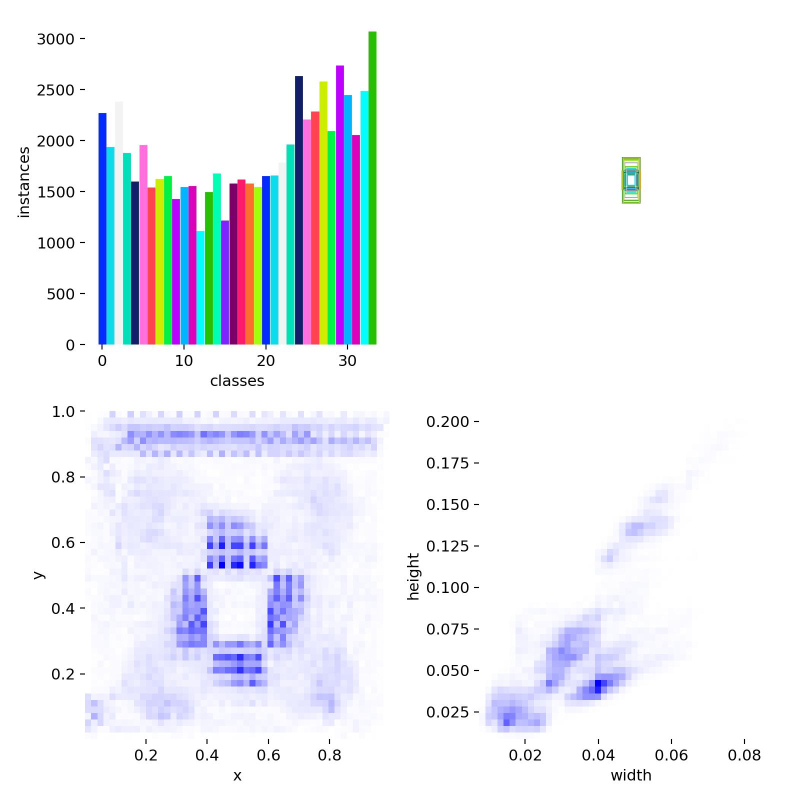
#> input picture runs/detect/majsoul_bgswap/labels.jpg, 1600 x 1600 px, given as the content of the folder E:/project/majsoul_yolo/majsoul.v4i.yolov8/train/images, which was not available (shown at 1/2 size)
$ python augment_data.py
#> lines starting #> are read from the running program, lines starting #| are printed output that depends on the picture; pictures that were not available may be replaced by others from this repository, and a replacement may not be noted
"""
augment_data.py
Expand 42 training images to ~480 via offline data augmentation.

Steps:
  1. Copy original train split to dataset_augmented/train/ and fix polygon labels
  2. Generate 9 augmented variants per original image
  3. Generate 60 mosaic images (4-image composites)

Usage:
  python augment_data.py

Output: E:/project/majsoul_yolo/dataset_augmented/
"""

import os
import cv2
import numpy as np
import random
import shutil
from pathlib import Path

# ─── Paths ────────────────────────────────────────────────────────────────────
PROJECT_ROOT = Path("E:/project/majsoul_yolo")
SRC_TRAIN    = PROJECT_ROOT / "majsoul.v4i.yolov8/train"
DST_ROOT     = PROJECT_ROOT / "dataset_augmented"
RANDOM_SEED  = 42
AUG_PER_IMG  = 9   # augmented variants per original image
MOSAIC_COUNT = 60  # total mosaic images to generate

CLASS_NAMES = [
    '1m','1p','1s','2m','2p','2s','3m','3p','3s',
    '4m','4p','4s','5m','5p','5s','6m','6p','6s',
    '7m','7p','7s','8m','8p','8s','9m','9p','9s',
    'east','green','north','red','south','west','white'
]

# ─── Label utilities ──────────────────────────────────────────────────────────

# [35 lines left out: functions poly_to_bbox_line, load_labels, not called in this run]


def save_labels(labels: np.ndarray, label_path: Path):
    """Save labels array to YOLO txt format."""
    with open(label_path, 'w') as f:
        for row in labels:
            cls = int(row[0])
            f.write(f"{cls} {row[1]:.6f} {row[2]:.6f} {row[3]:.6f} {row[4]:.6f}\n")


# ─── Bounding box transforms ──────────────────────────────────────────────────

# [12 lines left out: function clip_bboxes, not called in this run]


def rotate_image_bboxes(img, bboxes, angle_deg):
    """Rotate image and transform bboxes. Returns (img, bboxes)."""
    H, W = img.shape[:2]
    cx, cy = W / 2, H / 2
    M = cv2.getRotationMatrix2D((cx, cy), angle_deg, 1.0)
    rotated = cv2.warpAffine(img, M, (W, H),
                             borderMode=cv2.BORDER_CONSTANT,
                             borderValue=128)
    if len(bboxes) == 0:
        return rotated, bboxes

    new_bboxes = []
    for row in bboxes:
        cls, bcx, bcy, bw, bh = row
        # 4 corners in pixel space
        x1 = (bcx - bw / 2) * W
        y1 = (bcy - bh / 2) * H
        x2 = (bcx + bw / 2) * W
        y2 = (bcy + bh / 2) * H
        corners = np.array([[x1, y1], [x2, y1], [x2, y2], [x1, y2]], dtype=np.float32)
        # Apply rotation to corners
        ones = np.ones((4, 1))
        corners_h = np.hstack([corners, ones])
        rotated_corners = (M @ corners_h.T).T  # shape (4,2)
        rx_min, rx_max = rotated_corners[:, 0].min(), rotated_corners[:, 0].max()
        ry_min, ry_max = rotated_corners[:, 1].min(), rotated_corners[:, 1].max()
        new_cx = (rx_min + rx_max) / 2 / W
        new_cy = (ry_min + ry_max) / 2 / H
        new_w  = (rx_max - rx_min) / W
        new_h  = (ry_max - ry_min) / H
        new_bboxes.append([cls, new_cx, new_cy, new_w, new_h])

    new_bboxes = np.array(new_bboxes, dtype=np.float32)
    return rotated, clip_bboxes(new_bboxes)


def random_crop_image_bboxes(img, bboxes, crop_ratio):
    """Randomly crop image to (crop_ratio * original) and resize back to 640."""
    H, W = img.shape[:2]
    crop_h = int(H * crop_ratio)
    crop_w = int(W * crop_ratio)
    x_start = random.randint(0, W - crop_w)
    y_start = random.randint(0, H - crop_h)
    cropped = img[y_start:y_start+crop_h, x_start:x_start+crop_w]
    resized = cv2.resize(cropped, (W, H))

    if len(bboxes) == 0:
        return resized, bboxes

    # Normalized crop boundaries
    x1n = x_start / W
    y1n = y_start / H
    new_bboxes = []
    for row in bboxes:
        cls, bcx, bcy, bw, bh = row
        # Transform to crop-relative coords
        new_cx = (bcx - x1n) / crop_ratio
        new_cy = (bcy - y1n) / crop_ratio
        new_w  = bw / crop_ratio
        new_h  = bh / crop_ratio
        # Keep only if center is inside crop
        if 0 < new_cx < 1 and 0 < new_cy < 1:
            new_bboxes.append([cls, new_cx, new_cy, new_w, new_h])

    if not new_bboxes:
        return resized, np.zeros((0, 5), dtype=np.float32)
    return resized, clip_bboxes(np.array(new_bboxes, dtype=np.float32))


def zoom_image_bboxes(img, bboxes, scale):
    """Zoom in (scale>1) or out (scale<1) keeping center. Resize back to 640."""
    H, W = img.shape[:2]
    if scale > 1.0:
        # Zoom in: crop center region then resize up
        crop_w = int(W / scale)
        crop_h = int(H / scale)
        x_start = (W - crop_w) // 2
        y_start = (H - crop_h) // 2
        cropped = img[y_start:y_start+crop_h, x_start:x_start+crop_w]
        result = cv2.resize(cropped, (W, H))
        x1n = x_start / W
        y1n = y_start / H
        crop_ratio_w = crop_w / W
        crop_ratio_h = crop_h / H
    else:
        # Zoom out: shrink image and pad with gray
        new_w = int(W * scale)
        new_h = int(H * scale)
        small = cv2.resize(img, (new_w, new_h))
        result = np.full((H, W, img.shape[2] if img.ndim == 3 else 1), 128, dtype=np.uint8)
        if img.ndim == 3:
            result = np.full((H, W, img.shape[2]), 128, dtype=np.uint8)
        x_start = (W - new_w) // 2
        y_start = (H - new_h) // 2
        result[y_start:y_start+new_h, x_start:x_start+new_w] = small
        # Bbox transform: shrink and shift
        if len(bboxes) == 0:
            return result, bboxes
        new_bboxes = bboxes.copy()
        new_bboxes[:, 1] = bboxes[:, 1] * scale + x_start / W
        new_bboxes[:, 2] = bboxes[:, 2] * scale + y_start / H
        new_bboxes[:, 3] = bboxes[:, 3] * scale
        new_bboxes[:, 4] = bboxes[:, 4] * scale
        return result, clip_bboxes(new_bboxes)

    if len(bboxes) == 0:
        return result, bboxes
    new_bboxes = []
    for row in bboxes:
        cls, bcx, bcy, bw, bh = row
        new_cx = (bcx - x1n) / crop_ratio_w
        new_cy = (bcy - y1n) / crop_ratio_h
        new_w_  = bw / crop_ratio_w
        new_h_  = bh / crop_ratio_h
        if 0 < new_cx < 1 and 0 < new_cy < 1:
            new_bboxes.append([cls, new_cx, new_cy, new_w_, new_h_])
    if not new_bboxes:
        return result, np.zeros((0, 5), dtype=np.float32)
    return result, clip_bboxes(np.array(new_bboxes, dtype=np.float32))


# ─── Pixel-level augmentations ────────────────────────────────────────────────

def aug_brightness_contrast(img, alpha, beta):
    return np.clip(img.astype(np.float32) * alpha + beta, 0, 255).astype(np.uint8)


def aug_gaussian_blur(img, ksize=3, sigma=1.0):
    ksize = ksize if ksize % 2 == 1 else ksize + 1
    return cv2.GaussianBlur(img, (ksize, ksize), sigma)


def aug_gaussian_noise(img, std=8.0):
    noise = np.random.normal(0, std, img.shape).astype(np.int16)
    return np.clip(img.astype(np.int16) + noise, 0, 255).astype(np.uint8)


def aug_jpeg_compression(img, quality=75):
    _, buf = cv2.imencode('.jpg', img, [cv2.IMWRITE_JPEG_QUALITY, quality])
    return cv2.imdecode(buf, cv2.IMREAD_UNCHANGED)


def aug_sharpen(img):
    kernel = np.array([[-1, -1, -1],
                       [-1,  9, -1],
                       [-1, -1, -1]], dtype=np.float32)
    return np.clip(cv2.filter2D(img, -1, kernel), 0, 255).astype(np.uint8)


# ─── Mosaic ───────────────────────────────────────────────────────────────────

def make_mosaic(images, labels_list, out_size=640):
    """
    Combine 4 random images into a single mosaic.
    Returns (mosaic_image, mosaic_labels).
    """
    H = W = out_size
    # Random cut point (35%-65% range)
    cut_x = random.randint(int(W * 0.35), int(W * 0.65))
    cut_y = random.randint(int(H * 0.35), int(H * 0.65))

    # Quadrant sizes: TL, TR, BL, BR
    quads = [
        (0,      0,      cut_x,   cut_y),   # TL: x from 0..cut_x, y from 0..cut_y
        (cut_x,  0,      W,       cut_y),   # TR
        (0,      cut_y,  cut_x,   H),       # BL
        (cut_x,  cut_y,  W,       H),       # BR
    ]

    mosaic = np.full((H, W, 3), 128, dtype=np.uint8)
    all_bboxes = []

    for i, (qx1, qy1, qx2, qy2) in enumerate(quads):
        idx = random.randint(0, len(images) - 1)
        img = images[idx]
        lbls = labels_list[idx].copy()

        qw = qx2 - qx1
        qh = qy2 - qy1
        resized = cv2.resize(img, (qw, qh))
        mosaic[qy1:qy2, qx1:qx2] = resized

        if len(lbls) == 0:
            continue

        # Transform bboxes from original normalized to mosaic normalized
        new_lbls = lbls.copy()
        new_lbls[:, 1] = lbls[:, 1] * (qw / W) + qx1 / W   # cx
        new_lbls[:, 2] = lbls[:, 2] * (qh / H) + qy1 / H   # cy
        new_lbls[:, 3] = lbls[:, 3] * (qw / W)              # w
        new_lbls[:, 4] = lbls[:, 4] * (qh / H)              # h
        all_bboxes.append(new_lbls)

    if all_bboxes:
        all_bboxes = np.vstack(all_bboxes)
        all_bboxes = clip_bboxes(all_bboxes)
    else:
        all_bboxes = np.zeros((0, 5), dtype=np.float32)

    # Apply one pixel augmentation on top
    mosaic = aug_brightness_contrast(mosaic,
                                     alpha=random.uniform(0.85, 1.2),
                                     beta=random.uniform(-15, 15))
    return mosaic, all_bboxes


# ─── Augmentation pipeline ────────────────────────────────────────────────────

def get_augmentation_pipeline():
    """
    Returns list of (transform_fn) callables.
    Each takes (img, bboxes) and returns (img, bboxes).
    9 variants total.
    """
    def aug1(img, bb):  # rotate +3 + mild brightness
        img, bb = rotate_image_bboxes(img, bb, 3.0)
        img = aug_brightness_contrast(img, 1.1, 10)
        return img, bb

    def aug2(img, bb):  # rotate -4 + noise
        img, bb = rotate_image_bboxes(img, bb, -4.0)
        img = aug_gaussian_noise(img, std=8.0)
        return img, bb

    def aug3(img, bb):  # crop 0.85 + brightness
        img, bb = random_crop_image_bboxes(img, bb, 0.85)
        img = aug_brightness_contrast(img, 1.05, -10)
        return img, bb

    def aug4(img, bb):  # crop 0.90 + jpeg compression
        img, bb = random_crop_image_bboxes(img, bb, 0.90)
        img = aug_jpeg_compression(img, quality=random.randint(60, 80))
        return img, bb

    def aug5(img, bb):  # zoom in 1.15 + blur
        img, bb = zoom_image_bboxes(img, bb, 1.15)
        img = aug_gaussian_blur(img, ksize=3, sigma=random.uniform(0.5, 1.2))
        return img, bb

    def aug6(img, bb):  # zoom out 0.88 + noise
        img, bb = zoom_image_bboxes(img, bb, 0.88)
        img = aug_gaussian_noise(img, std=6.0)
        return img, bb

    def aug7(img, bb):  # dark + noise
        img = aug_brightness_contrast(img, 0.70, -20)
        img = aug_gaussian_noise(img, std=10.0)
        return img, bb

    def aug8(img, bb):  # bright + jpeg
        img = aug_brightness_contrast(img, 1.30, 20)
        img = aug_jpeg_compression(img, quality=random.randint(65, 85))
        return img, bb

    def aug9(img, bb):  # sharpen + slight rotation
        img = aug_sharpen(img)
        img, bb = rotate_image_bboxes(img, bb, 2.0)
        return img, bb

    return [aug1, aug2, aug3, aug4, aug5, aug6, aug7, aug8, aug9]


# ─── Main ─────────────────────────────────────────────────────────────────────

def main():
    random.seed(RANDOM_SEED)
    np.random.seed(RANDOM_SEED)

    dst_imgs = DST_ROOT / "train/images"
    dst_lbls = DST_ROOT / "train/labels"
    dst_imgs.mkdir(parents=True, exist_ok=True)
    dst_lbls.mkdir(parents=True, exist_ok=True)

    src_imgs = sorted((SRC_TRAIN / "images").glob("*.jpg"))
    src_lbls = [SRC_TRAIN / "labels" / (p.stem + ".txt") for p in src_imgs]

    print(f"Found {len(src_imgs)} original training images")

    # Step 1: Copy originals (with polygon→bbox conversion)
    print("Step 1: Copying originals and fixing polygon labels...")
    all_images = []
    all_labels = []
    for img_path, lbl_path in zip(src_imgs, src_lbls):
        img = cv2.imread(str(img_path))
#> img is the input picture: shape (1600, 1600, 3); mean B, G, R 244.6, 238.7, 236.3
        if img is None:
            print(f"  WARNING: cannot read {img_path}")
            continue
        lbls = load_labels(lbl_path) if lbl_path.exists() else np.zeros((0, 5))

        # Save original to dst
        dst_name = img_path.stem
        cv2.imwrite(str(dst_imgs / f"{dst_name}.jpg"), img, [cv2.IMWRITE_JPEG_QUALITY, 95])
        save_labels(lbls, dst_lbls / f"{dst_name}.txt")

        all_images.append(img)
        all_labels.append(lbls)

    print(f"  Copied {len(all_images)} images")
#|   Copied 1 images

    # Step 2: Generate 9 augmented variants per image
    print(f"Step 2: Generating {AUG_PER_IMG} augmented variants per image...")
    aug_fns = get_augmentation_pipeline()
    aug_count = 0
    for i, (img, lbls) in enumerate(zip(all_images, all_labels)):
        for j, aug_fn in enumerate(aug_fns):
            aug_img, aug_lbls = aug_fn(img.copy(), lbls.copy() if len(lbls) > 0 else lbls)
            if len(aug_lbls) < 5:  # skip if too few boxes survived
                # Fall back: use brightness-only variant
                aug_img = aug_brightness_contrast(img.copy(),
                                                  alpha=random.uniform(0.85, 1.15),
                                                  beta=random.uniform(-10, 10))
                aug_lbls = lbls.copy()

            stem = src_imgs[i].stem
            name = f"{stem}_aug{j+1}"
            cv2.imwrite(str(dst_imgs / f"{name}.jpg"), aug_img, [cv2.IMWRITE_JPEG_QUALITY, 92])
            save_labels(aug_lbls, dst_lbls / f"{name}.txt")
            aug_count += 1
#> this loop made 1 pass
#> lbls on pass 1: empty array
#> pass 1, in rotate_image_bboxes, `rotated = cv2.warpAffine(img, M, (W, H), borderMode=cv2.BORDER_CONSTAN..`:
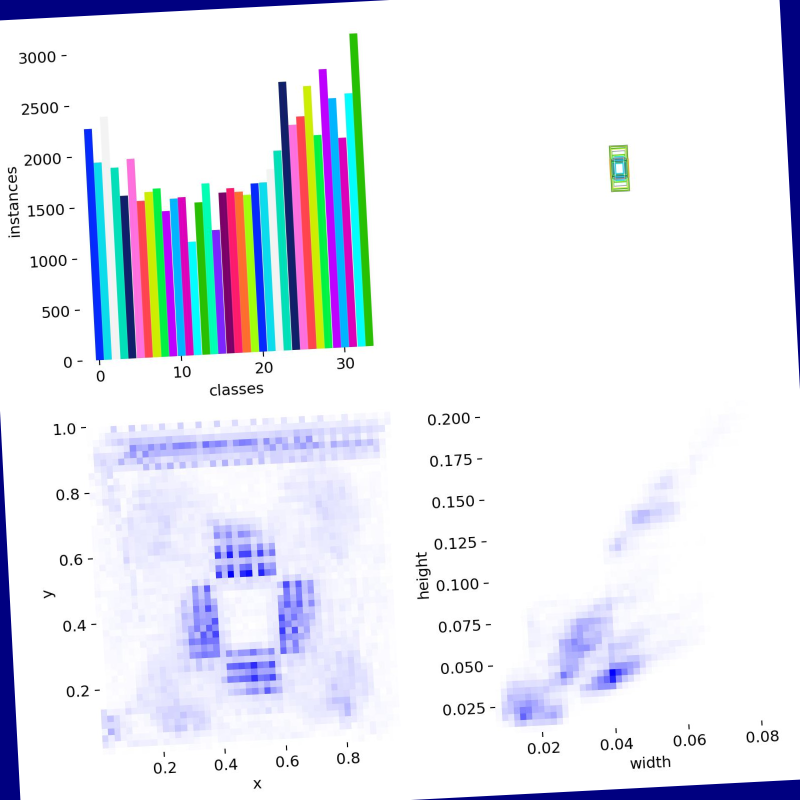
#> rotated: shape (1600, 1600, 3) (shown at 1/2 size); mean of channels 0, 1, 2 241.5, 232.4, 229.9; drawn as B, G, R
#> pass 1, in aug1, `img = aug_brightness_contrast(img, 1.1, 10)`:
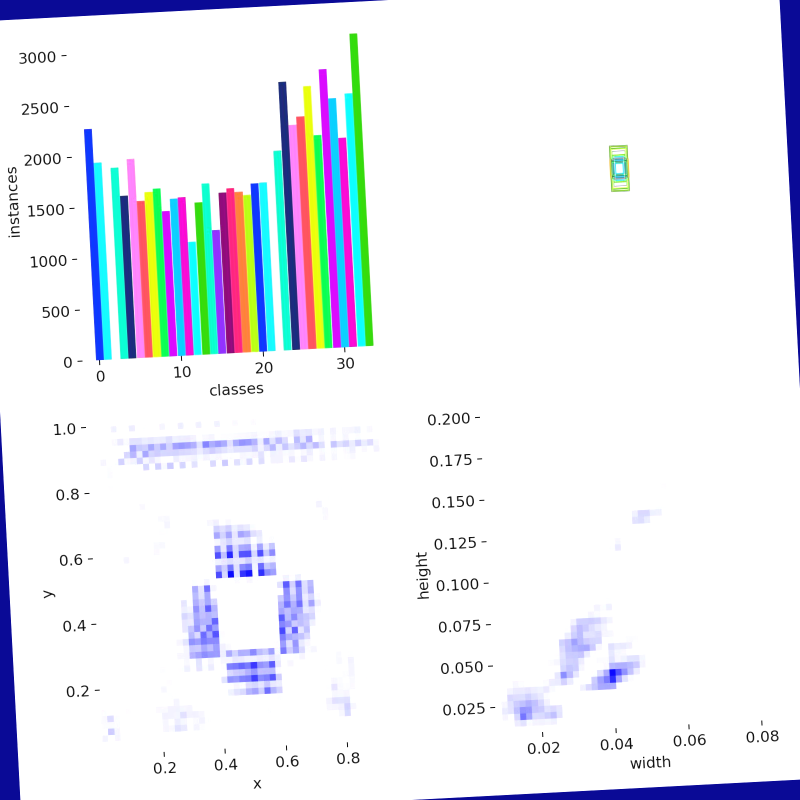
#> img: shape (1600, 1600, 3) (shown at 1/2 size); mean of channels 0, 1, 2 244, 237.6, 235; drawn as B, G, R
#> pass 1, in rotate_image_bboxes (call 2), `rotated = cv2.warpAffine(img, M, (W, H), borderMode=cv2.BORDER_CONSTAN..`:
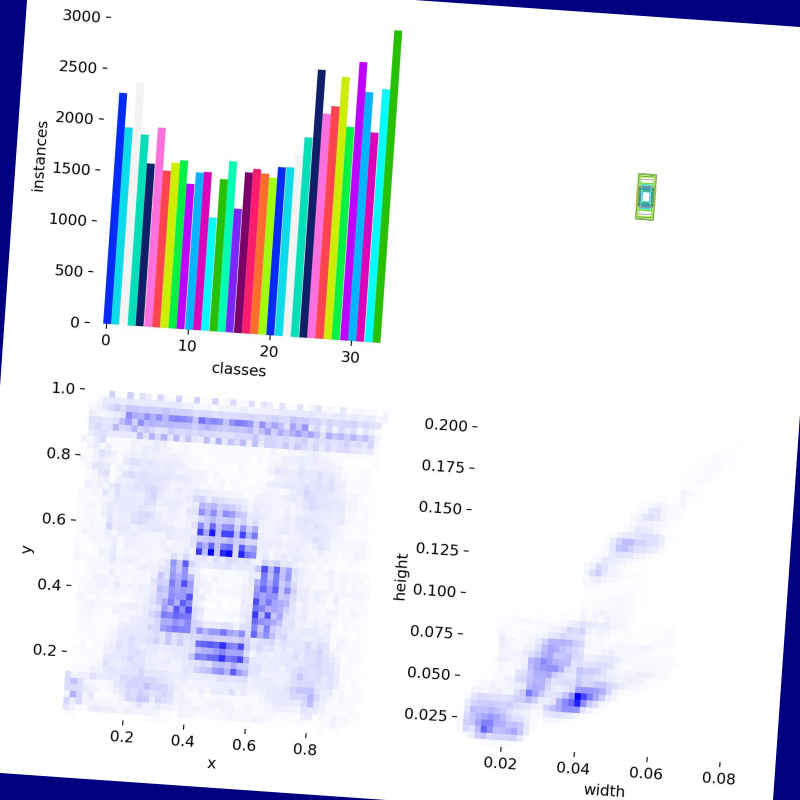
#> rotated: shape (1600, 1600, 3) (shown at 1/2 size); mean of channels 0, 1, 2 240.5, 230.4, 228; drawn as B, G, R
#> after the loop:
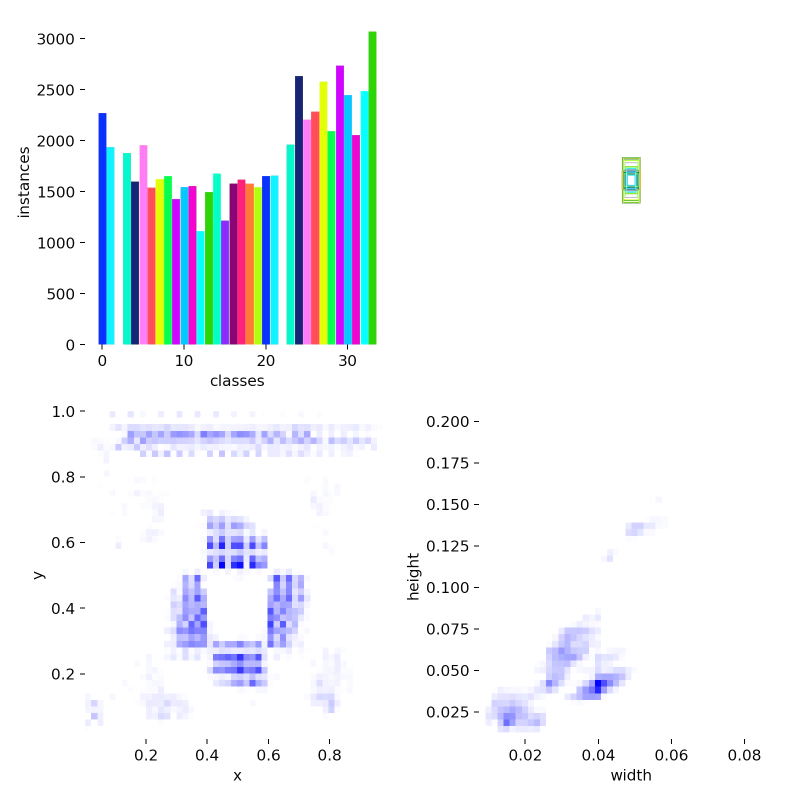
#> aug_img: shape (1600, 1600, 3) (shown at 1/2 size); mean B, G, R 246.1, 242.7, 240
#> after the loop, aug_count = 9

    print(f"  Generated {aug_count} augmented images")
#|   Generated 9 augmented images

    # Step 3: Generate mosaic images
    print(f"Step 3: Generating {MOSAIC_COUNT} mosaic images...")
    mosaic_count = 0
    for k in range(MOSAIC_COUNT):
        mosaic_img, mosaic_lbls = make_mosaic(all_images, all_labels)
        name = f"mosaic_{k:04d}"
        cv2.imwrite(str(dst_imgs / f"{name}.jpg"), mosaic_img, [cv2.IMWRITE_JPEG_QUALITY, 92])
        save_labels(mosaic_lbls, dst_lbls / f"{name}.txt")
        mosaic_count += 1
#> this loop made 60 passes
#> pass 1, in main, `mosaic_img, mosaic_lbls = make_mosaic(all_images, all_labels)`:
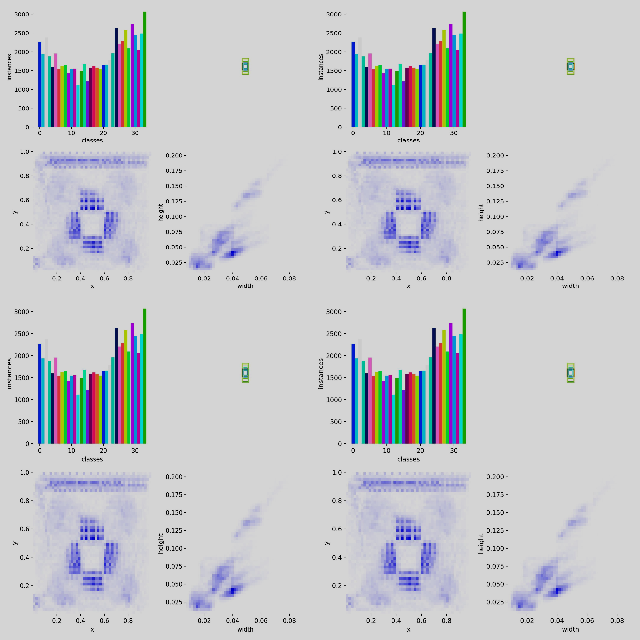
#> mosaic_img: shape (640, 640, 3); mean of channels 0, 1, 2 203, 197.9, 195.8; drawn as B, G, R
#> pass 2, in main, `mosaic_img, mosaic_lbls = make_mosaic(all_images, all_labels)`:
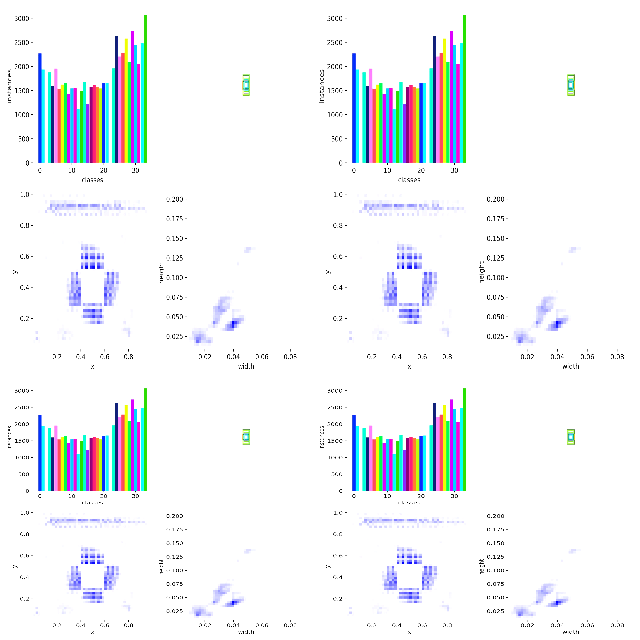
#> mosaic_img: shape (640, 640, 3); mean of channels 0, 1, 2 246.3, 243.3, 240.5; drawn as B, G, R
#> pass 3, in main, `mosaic_img, mosaic_lbls = make_mosaic(all_images, all_labels)`:
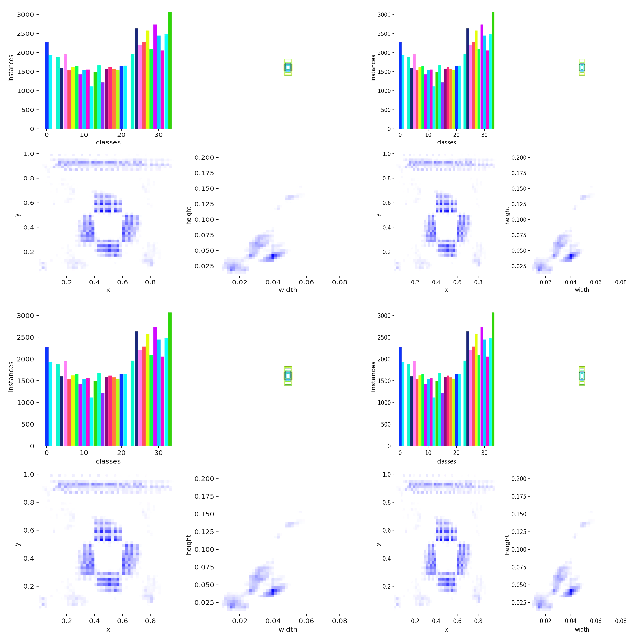
#> mosaic_img: shape (640, 640, 3); mean of channels 0, 1, 2 246.5, 243.1, 240.5; drawn as B, G, R
#> after the loop, mosaic_count = 60

    print(f"  Generated {mosaic_count} mosaic images")
#|   Generated 60 mosaic images

    # Step 4: Write data.yaml
    total = len(list(dst_imgs.glob("*.jpg")))
    yaml_content = f"""path: {DST_ROOT.as_posix()}
train: train/images
val: {(PROJECT_ROOT / "majsoul.v4i.yolov8/valid/images").as_posix()}
test: {(PROJECT_ROOT / "majsoul.v4i.yolov8/test/images").as_posix()}

nc: 34
names: {CLASS_NAMES}
"""
    with open(DST_ROOT / "data.yaml", "w") as f:
        f.write(yaml_content)

    print(f"\nDone! Total training images: {total}")
    print(f"Output: {DST_ROOT}")
    print(f"data.yaml written to: {DST_ROOT / 'data.yaml'}")


if __name__ == "__main__":
    main()
